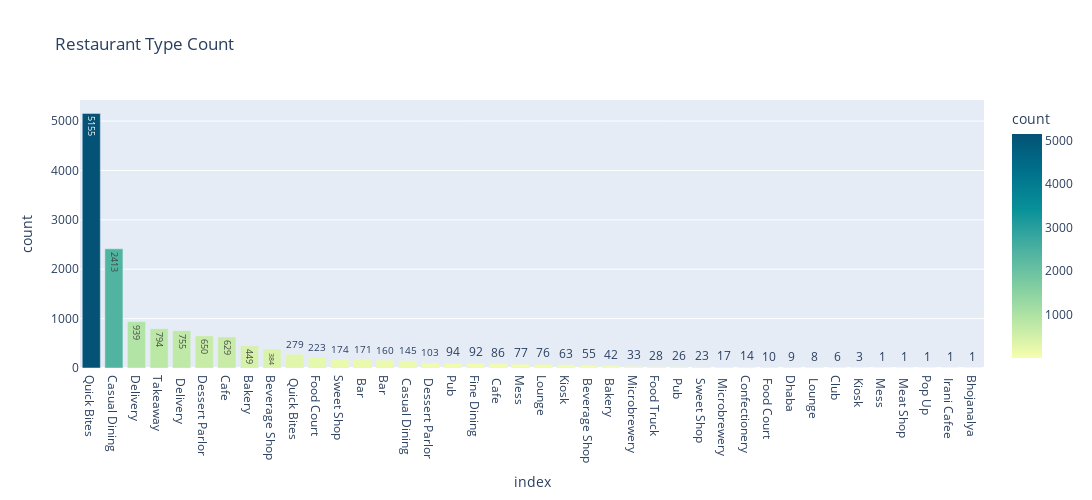

The notebook cell this image was saved under:
### Code cell
fig = px.bar(gd_df_x, width=1200, height=500, x='index', y='count', 
            title="Restaurant Type Count", text='count', color="count", color_continuous_scale='Bluyl')
fig.show()

### Figure 1 — Plotly figure (JSON) as saved in the notebook; plotly's stock layout.template omitted (floating-point values rounded to 4 significant figures)
{"data": [{"alignmentgroup": "True", "hovertemplate": "index=%{x}<br>count=%{marker.color}<extra></extra>", "legendgroup": "", "marker": {"color": [5155, 2413, 939, 794, 755, 650, 629, 449, 384, 279, 223, 174, 171, 160, 145, 103, 94, 92, 86, 77, 76, 63, 55, 42, 33, 28, 26, 23, 17, 14, 10, 9, 8, 6, 3, 1, 1, 1, 1, 1], "coloraxis": "coloraxis", "pattern": {"shape": ""}}, "name": "", "offsetgroup": "", "orientation": "v", "showlegend": false, "text": [5155, 2413, 939, 794, 755, 650, 629, 449, 384, 279, 223, 174, 171, 160, 145, 103, 94, 92, 86, 77, 76, 63, 55, 42, 33, 28, 26, 23, 17, 14, 10, 9, 8, 6, 3, 1, 1, 1, 1, 1], "textposition": "auto", "type": "bar", "x": ["Quick Bites", "Casual Dining", "Delivery", "Takeaway", " Delivery", "Dessert Parlor", "Cafe", "Bakery", "Beverage Shop", " Quick Bites", "Food Court", "Sweet Shop", " Bar", "Bar", " Casual Dining", " Dessert Parlor", "Pub", "Fine Dining", " Cafe", "Mess", "Lounge", "Kiosk", " Beverage Shop", " Bakery", "Microbrewery", "Food Truck", " Pub", " Sweet Shop", " Microbrewery", "Confectionery", " Food Court", "Dhaba", " Lounge", "Club", " Kiosk", " Mess", " Meat Shop", "Pop Up", " Irani Cafee", "Bhojanalya"], "xaxis": "x", "y": [5155, 2413, 939, 794, 755, 650, 629, 449, 384, 279, 223, 174, 171, 160, 145, 103, 94, 92, 86, 77, 76, 63, 55, 42, 33, 28, 26, 23, 17, 14, 10, 9, 8, 6, 3, 1, 1, 1, 1, 1], "yaxis": "y"}], "layout": {"barmode": "relative", "coloraxis": {"colorbar": {"title": {"text": "count"}}, "colorscale": [[0, "rgb(247, 254, 174)"], [0.1667, "rgb(183, 230, 165)"], [0.3333, "rgb(124, 203, 162)"], [0.5, "rgb(70, 174, 160)"], [0.6667, "rgb(8, 144, 153)"], [0.8333, "rgb(0, 113, 139)"], [1, "rgb(4, 82, 117)"]]}, "height": 500, "legend": {"tracegroupgap": 0}, "title": {"text": "Restaurant Type Count"}, "width": 1200, "xaxis": {"anchor": "y", "domain": [0, 1], "title": {"text": "index"}}, "yaxis": {"anchor": "x", "domain": [0, 1], "title": {"text": "count"}}}}
